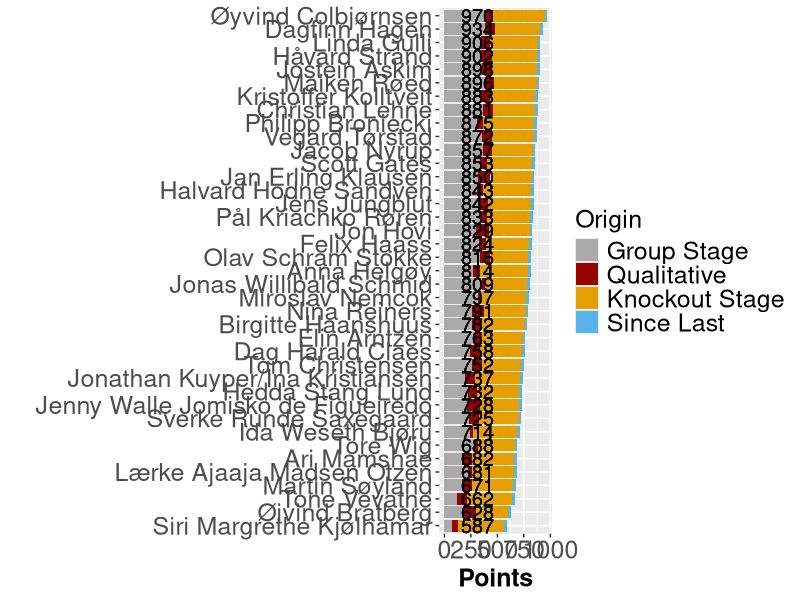

This figure's R source:
## ---- chunk 1

library(tidyverse)
library(igraph)
library(readxl)
library(knitr)

knitr::opts_chunk$set(out.width = "100%")

## ---- chunk 2

invisible(Sys.setlocale())
poeng_prev <- tbl_df(read.csv("details40.csv", sep=";", header = FALSE, encoding = "utf-8"))
poeng_prev$total_prev <- poeng_prev$V2 + poeng_prev$V3 + poeng_prev$V4
poeng_prev <- poeng_prev %>% select(V1, total_prev)

poeng <- tbl_df(read.csv("details41.csv", sep=";", header = FALSE))

poeng$total <- poeng$V2 + poeng$V3 + poeng$V4

poeng <- inner_join(poeng, poeng_prev, by="V1")
poeng$diff <- poeng$total - poeng$total_prev

poeng <- rename(poeng, V35 = V4)
poeng <- rename(poeng, V34 = V3)
poeng <- rename(poeng, V36 = V2)
poeng$V34 <-poeng$V34 - poeng$diff


long_pong <- poeng %>% select(V1, V34, V35, V36, total, diff)  %>% gather(key = V, -V1, -total, value = poeng) %>% arrange(V)

invisible(Sys.setlocale())
ggplot(data = long_pong, aes(x = reorder(V1, total), y=poeng, fill = V)) + 
  geom_bar(stat = "identity") +
  coord_flip() +
  geom_text(aes(V1, 0, label = total), hjust = -0.50, size = 5) +
  ylab("Points") +
  xlab(" ") +
  scale_fill_manual(values=c("#AAAAAA", "#990000", "#E69F00", "#56B4E9"), 
                    name="Origin",
                    breaks=c("V36", "V35", "V34", "diff"),
                    labels=c("Group Stage", "Qualitative", "Knockout Stage", "Since Last")) +
  theme(axis.text=element_text(size=18), axis.title=element_text(size=18,face="bold")) +
  theme(legend.title=element_text(size=18), 
    legend.text=element_text(size=18))
